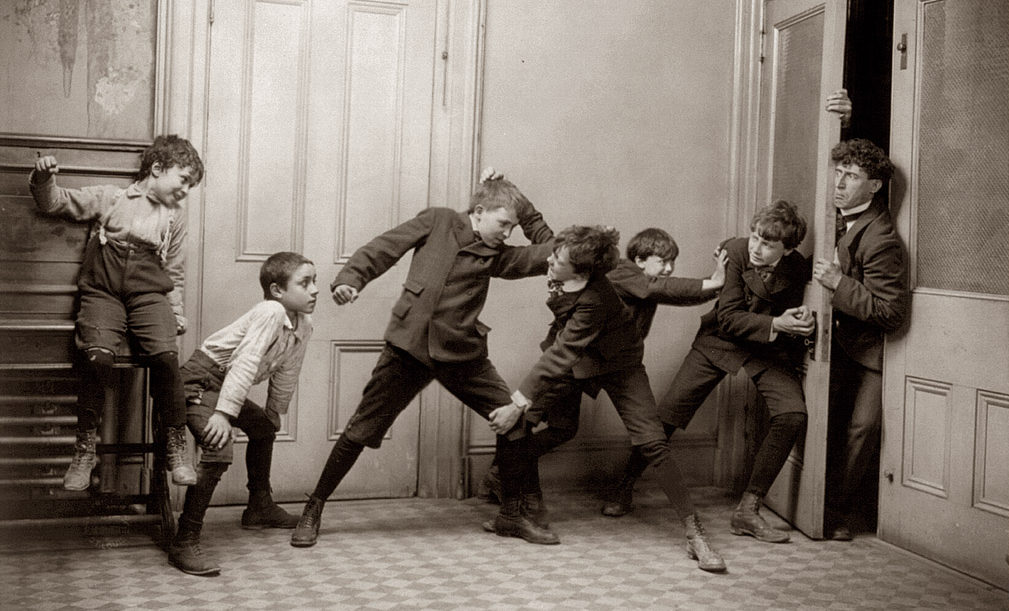
#> input picture drafts/kids_in_the_hall.jpg, 1009 x 611 px
$ jupyter execute --allow-errors blogpost.ipynb
#> lines starting #> are read from the running program, lines starting #| are printed output that depends on the picture
### drafts/boundingbox.py
class BoundingBox:

    """Rectangular bounding box"""

    def __init__(self, left, top, right, bottom):
        if top > bottom or left > right:
            raise ValueError(
                'Width and height must be greater than zero')
        self.left = left
        self.top = top
        self.right = right
        self.bottom = bottom

    # [6 lines left out: function __repr__, not called in this run]

    def __add__(self, other):
        """BoundingBox containing both boxes"""
        return self.__class__(
            left=min(self.left, other.left),
            top=min(self.top, other.top),
            right=max(self.right, other.right),
            bottom=max(self.bottom, other.bottom),
        )

    def __radd__(self, other):
        return self

    def __and__(self, other):
        """Intersection"""
        return self.__class__(
            left=max(self.left, other.left),
            top=max(self.top, other.top),
            right=min(self.right, other.right),
            bottom=min(self.bottom, other.bottom),
        )

    def __contains__(self, point):
        return (self.top <= point[0] <= self.bottom and
                self.left <= point[1] <= self.right)

    def __mul__(self, factor):
        """Multiply all dimensions by factor"""
        x, y = self.center
        w, h = self.width * factor, self.height * factor
        return self.__class__(
            left=x - w / 2,
            top=y - h / 2,
            right=x + w / 2,
            bottom=y + h / 2,
        )

    @property
    def width(self):
        return self.right - self.left

    # [4 lines left out: function width, not called in this run]

    @property
    def height(self):
        return self.bottom - self.top

    # [14 lines left out: functions height, diagonal, ratio, not called in this run]

    @property
    def size(self):
        """Area of BoundingBox"""
        return self.width * self.height

    @property
    def center(self):
        """Center point of box (x, y)"""
        return (self.right + self.left) / 2, (self.bottom + self.top) / 2

    @property
    def geometry(self):
        return self.left, self.top, self.right, self.bottom

    # [33 lines left out: functions inside, outside, not called in this run]


class ImageBoundingBox(BoundingBox):

    """Bounding box with absolute pixel values"""

    # [11 lines left out: function from_relative, not called in this run]

    def to_relative(self, image_width, image_height, contain=True):
        """Convert to a RelativeBoundingBox"""
        box = BoundingBox(
            left=self.left / image_width,
            top=self.top / image_height,
            right=self.right / image_width,
            bottom=self.bottom / image_height,
        )
        if contain:
            box &= BoundingBox(0, 0, 1, 1)

        return box

### drafts/nodewrapper.py
import subprocess
import json

def bundle(js='cli.bundle.js', **props):
    return subprocess.check_output(
        ['node', js, json.dumps(props)],
        universal_newlines=True,
    )

def css(fn='cli.css'):
    with open(fn) as fp:
        return '<style>{}</style>'.format(fp.read())

### drafts/blogpost.ipynb
[cell 1]
import cv2
from boundingbox import BoundingBox, ImageBoundingBox

[cell 2]
class BaseCropEngine:

    def __init__(self, padding=0.6):
        self.bounds = BoundingBox(0, 0, 1, 1) * padding

    @staticmethod
    def opencv_image(image_file, size, color=cv2.COLOR_BGR2GRAY):
        cvimg = cv2.imread(image_file)
        height, width = cvimg.shape[:2]
        if width > height:
            height, width = size * height // width, size
        else:
            height, width = size, size * width // height
        cvimg = cv2.resize(cvimg, (width, height))
        return cv2.cvtColor(cvimg, color)

    def find_features(self, image_file):
        return [self.bounds, self.bounds * 0.5]


class FeatureCropEngine(BaseCropEngine):

    def __init__(self, n=10, padding=1.2, size=200, extra_kwargs=None):
        self.imagesize = size
        self.padding = padding
        arguments = dict(
            nfeatures=n,
            scaleFactor=1.5,
            patchSize=self.imagesize // 10,
            edgeThreshold=self.imagesize // 10,
            WTA_K=2,
            scoreType=cv2.ORB_FAST_SCORE,
        )
        if extra_kwargs:
            arguments.update(extra_kwargs)
        self.feature_detector = cv2.ORB_create(**arguments)

    def find_features(self, image_file):
        cvimg = self.opencv_image(
            image_file, self.imagesize)
        height, width = cvimg.shape[:2]
        keypoints, desc = self.feature_detector.detectAndCompute(
            image=cvimg, mask=None)

        def keyfunc(kp):
            return kp.size * kp.response ** 2
        keypoints = sorted(
            keypoints,  key=keyfunc, reverse=True)

        boxes = []
        for keypoint in keypoints:
            radius = keypoint.size / 2
            x = keypoint.pt[0]
            y = keypoint.pt[1]
            box = ImageBoundingBox(
                left=x - radius,
                top=y - radius,
                right=x + radius,
                bottom=y + radius,
            )
            box *= self.padding
            box = box.to_relative(width, height)
            box.title = 'detail v:{k.response} r:{k.size}'.format(
                k=keypoint)
            boxes.append(box)

        return boxes


class FaceCropEngine(BaseCropEngine):

    cascade_files = '/usr/share/opencv/haarcascades/haarcascade_{}.xml'
    default_classifiers = [
        'frontalface_default', 'profileface']

    def __init__(self, classifiers=None, n=100, size=400, padding=1.3):
        if classifiers is None:
            classifiers = self.default_classifiers[:]
        self.classifiers = {}
        for name in classifiers:
            cascade_file = self.cascade_files.format(name)
            self.classifiers[name] = cv2.CascadeClassifier(cascade_file)

        self.imagesize = size
        self.minsize = (self.imagesize // 15,
                        self.imagesize // 15)
        self.padding = padding
        self.number = n

    def find_features(self, image_file):
        cvimg = self.opencv_image(
            image_file, self.imagesize)
        height, width = cvimg.shape[:2]
        boxes = []

        for name, classifier in self.classifiers.items():
            faces = classifier.detectMultiScale(
                cvimg,
                minSize=self.minsize,
                minNeighbors=8,
            )
            for l, t, w, h in faces:
                box = ImageBoundingBox(
                    left=l, top=t, right=l + w, bottom=t + h)
                box *= self.padding
                box = box.to_relative(width, height)
                box.title = name
                boxes.append(box)

        boxes = sorted(
            boxes, key=lambda b: -b.size)
        return boxes[:self.number]


class HybridEngine(BaseCropEngine):

    def __init__(self, padding=1.3):
        self.face_engine = FaceCropEngine(padding=padding)
        self.feature_engine = FeatureCropEngine(
            padding=padding)
        self.extra_engine = FeatureCropEngine(
            n=5, padding=padding / 2)

    def find_features(self, image_file, plot=None):
        features = self.face_engine.find_features(
            image_file)
        if not features:
            return self.feature_engine.find_features(image_file)
        if sum(features).size < 0.15:
            features += self.extra_engine.find_features(
                image_file)
        return features

[cell 3]
from PIL import Image
from nodewrapper import bundle, css
from IPython.display import HTML

[cell 4]
def croppify(image_file):
    resize = 1000, 1000
    crop_engine = HybridEngine()
    image = Image.open(image_file).convert('RGB')
    image.thumbnail(resize)
    features = crop_engine.find_features(image_file)
    crop = features_to_reactcrop(features)
    return bundle(
        src=image_file,
        crop=crop,
        features=[serialize_feature(f) for f in features],
    )

def serialize_feature(feature):
    x, y = feature.center
    try:
        title = feature.title
    except AttributeError:
        title = 'no title'
    return {
        'x': feature.left,
        'y': feature.top,
        'width': feature.width,
        'height': feature.height,
        'size': feature.size,
        'title': title,
    }

def features_to_reactcrop(features):
    bounding_box = sum(features)
    x, y = features[0].center
    return {
        'h': [bounding_box.left, x, bounding_box.right],
        'v': [bounding_box.top, y, bounding_box.bottom],
    }

#> (the rest of this cell did not finish here and is left out)

[cell 5]
HTML( croppify('kids_in_the_hall.jpg'))
#> in croppify, image is the input picture: PIL image 1009x611 RGB; mean R, G, B 125.5, 115.2, 106.2
#> the loop in find_features, `for name, classifier in self.classifiers.items():` made 2 passes
#> faces on pass 1: [[83, 75, 87, 87]]
#> after the loop in find_features, `for name, classifier in self.classifiers.items():`: boxes = 1 item
#> call 2 of opencv_image, with image_file = 'kids_in_the_hall.jpg', size = 200, color = 6
#> in opencv_image (call 2), `cvimg = cv2.resize(cvimg, (width, height))`:
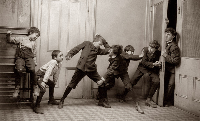
#> cvimg: shape (121, 200, 3); mean B, G, R 106.1, 115.1, 125.4
#> in find_features, `keypoints, desc = self.feature_detector.detectAndCompute( image=cvimg,..`: keypoints = 6 keypoints; (x, y, size): (130, 61, 20), (99, 55, 20), (85, 76, 20), (86, 76, 30), (148, 47, 45), (112, 56, 45)
#> the loop in find_features, `for keypoint in keypoints:` made 6 passes
#> after the loop in find_features, `for keypoint in keypoints:`: boxes = 6 items
#> in find_features, `features += self.extra_engine.find_features( image_file)`: features = 7 items
#> in features_to_reactcrop, `x, y = features[0].center`: x = 0.316; y = 0.49
#> in croppify, `crop = features_to_reactcrop(features)`: crop = {'h': [0.175, 0.316, 0.816], 'v': [0.256, 0.49, 0.723]}
#> in serialize_feature, `x, y = feature.center`: x = 0.316; y = 0.49
#> in serialize_feature, `title = feature.title`: title = 'frontalface_default'
#> (the call stopped at in bundle, `return subprocess.check_output( ['node', js, json.dumps(props)], unive..`: subprocess is not available in this run)

[cell 6]
HTML( croppify('11-NYH-nyhklarefors-06-SGS.jpg'))
#> call 2 of croppify, with image_file = '11-NYH-nyhklarefors-06-SGS.jpg'
#> in croppify (call 2), `resize = 1000, 1000`: resize = (1000, 1000)
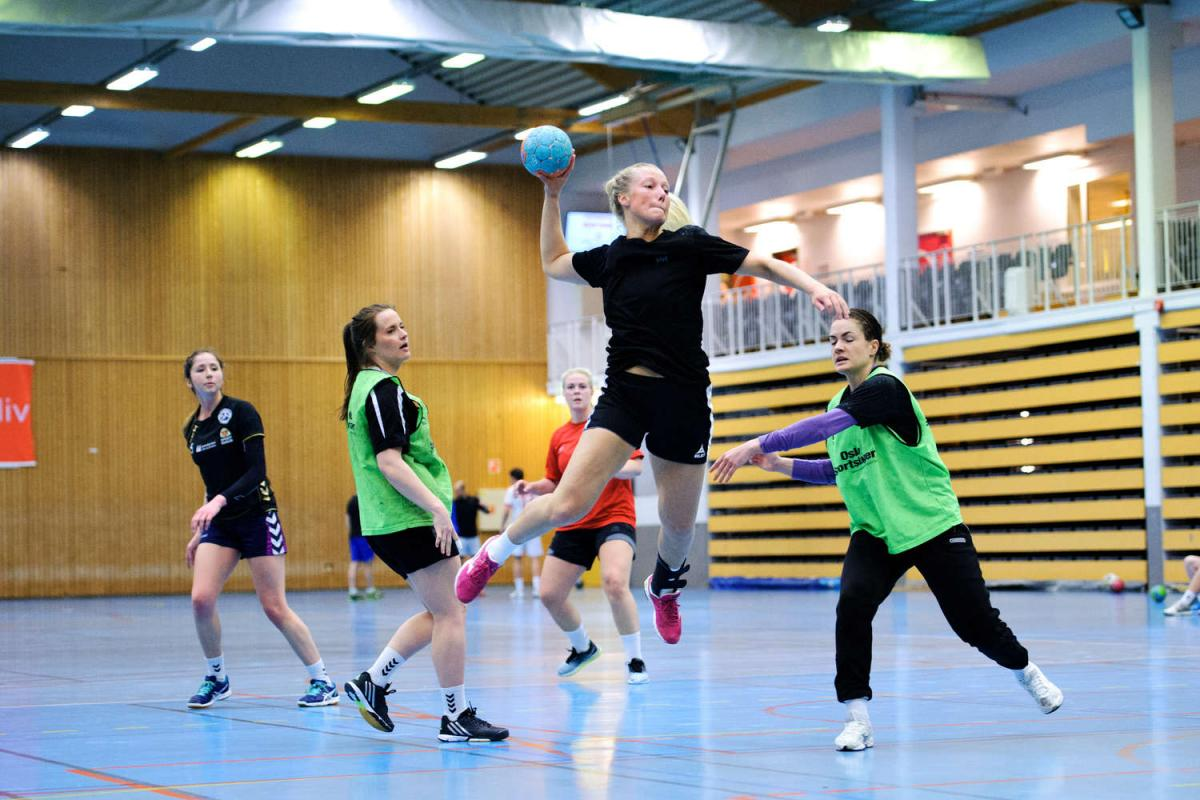
#> input picture drafts/11-NYH-nyhklarefors-06-SGS.jpg, 1200 x 800 px
#> in croppify, image is the input picture: PIL image 1200x800 RGB; mean R, G, B 138.4, 139.9, 133.3
#> call 4 of opencv_image, with image_file = '11-NYH-nyhklarefors-06-SGS.jpg', size = 200, color = 6
#> in opencv_image (call 4), `return cv2.cvtColor(cvimg, color)`:
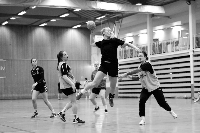
#> returned value: shape (133, 200); min 0, max 255, mean 138.5
#> in find_features (call 2), `keypoints, desc = self.feature_detector.detectAndCompute( image=cvimg,..`: keypoints = 7 keypoints; (x, y, size): (35, 83, 20), (63, 70, 20), (34, 84, 30), (66, 66, 20), (117, 48, 30), (117, 50, 45), (99, 45, 45)
#> the loop in find_features (call 2), `for keypoint in keypoints:` made 7 passes
#> in croppify (call 2), `crop = features_to_reactcrop(features)`: crop = {'h': [0.075, 0.585, 0.731], 'v': [0.118, 0.372, 0.778]}
#> (the call stopped at in bundle, `return subprocess.check_output( ['node', js, json.dumps(props)], unive..`: subprocess is not available in this run)

[cell 7]
HTML(croppify('11-NYH-nyhklarefors-01-SGS.jpg'))
#> call 3 of croppify, with image_file = '11-NYH-nyhklarefors-01-SGS.jpg'
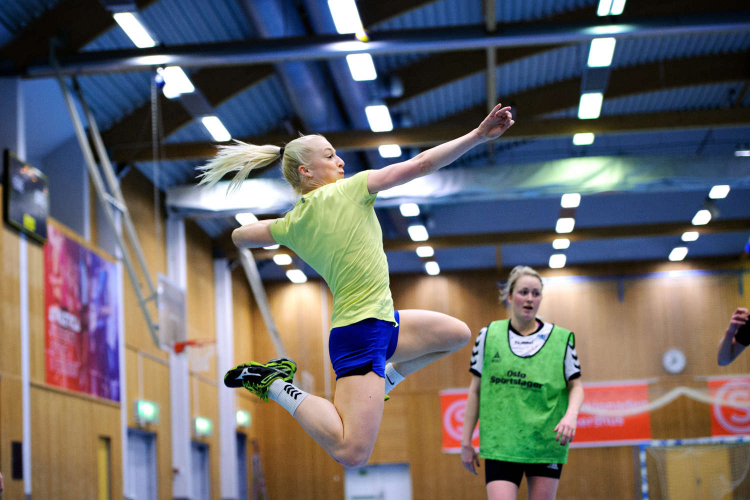
#> input picture drafts/11-NYH-nyhklarefors-01-SGS.jpg, 1500 x 1000 px (shown at 1/2 size)
#> in croppify, image is the input picture: PIL image 1500x1000 RGB; mean R, G, B 107.1, 105, 105.6
#> in croppify (call 3), `image.thumbnail(resize)`:
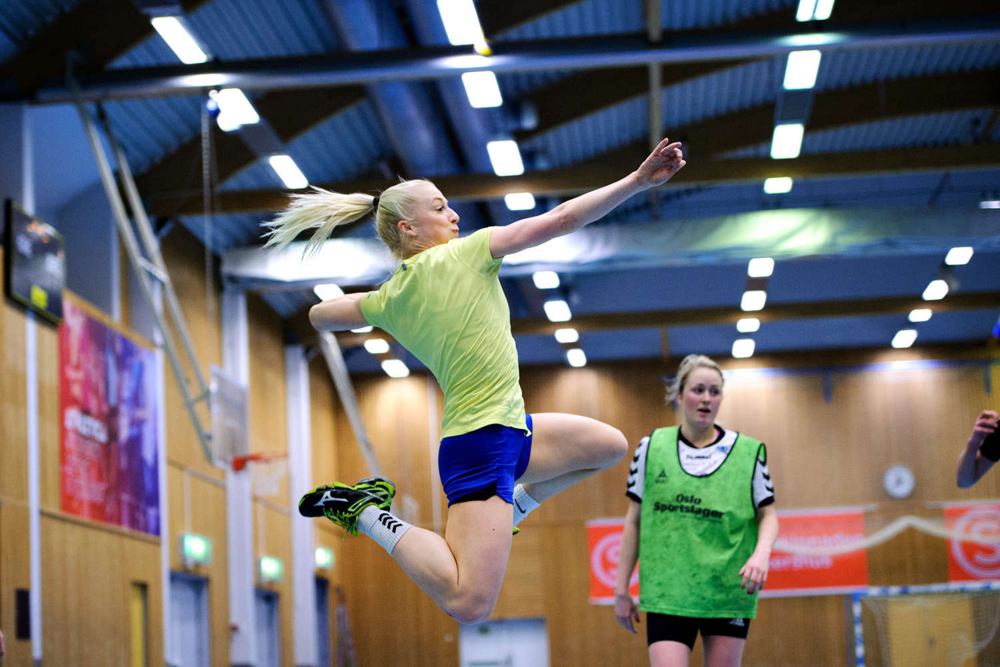
#> image: PIL image 1000x667 RGB; mean R, G, B 107.1, 105, 105.6
#> in opencv_image (call 6), `return cv2.cvtColor(cvimg, color)`:
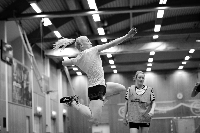
#> returned value: shape (133, 200); min 0, max 255, mean 105.5
#> in find_features (call 3), `keypoints, desc = self.feature_detector.detectAndCompute( image=cvimg,..`: keypoints = 8 keypoints; (x, y, size): (45, 24, 20), (43, 22, 20), (109, 61, 20), (50, 23, 20), (156, 36, 30), (54, 32, 30), (148, 58, 45), (72, 56, 45)
#> in croppify (call 3), `features = crop_engine.find_features(image_file)`: features = 8 items
#> in croppify (call 3), `crop = features_to_reactcrop(features)`: crop = {'h': [0.15, 0.742, 0.889], 'v': [0.0677, 0.44, 0.66]}
#> (the call stopped at in bundle, `return subprocess.check_output( ['node', js, json.dumps(props)], unive..`: subprocess is not available in this run)

[cell 8]
HTML(croppify('10-KUL-kulkantinesa-01-SGS.jpg'))
#> call 4 of croppify, with image_file = '10-KUL-kulkantinesa-01-SGS.jpg'
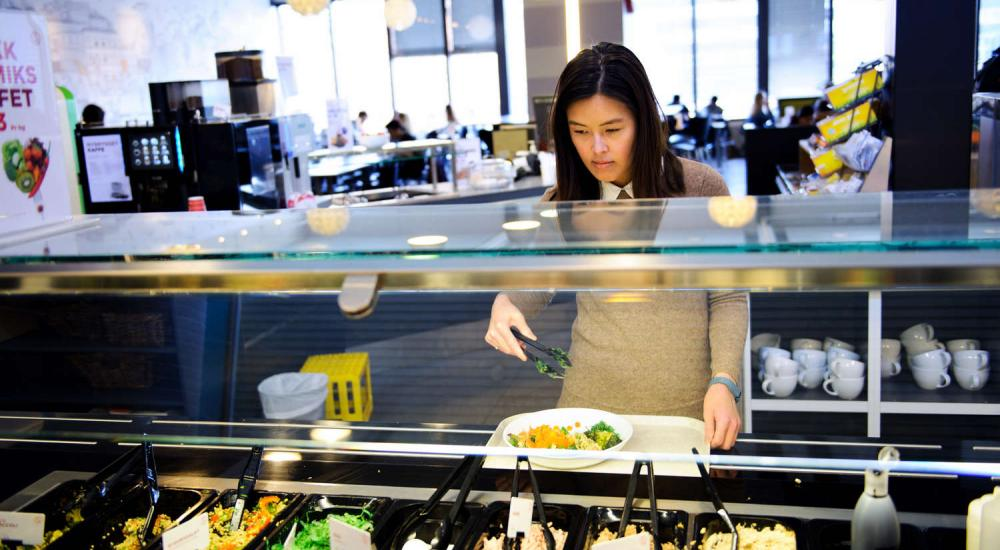
#> input picture drafts/10-KUL-kulkantinesa-01-SGS.jpg, 1000 x 550 px
#> in croppify, image is the input picture: PIL image 1000x550 RGB; mean R, G, B 118.8, 119.3, 119
#> in opencv_image (call 7), `return cv2.cvtColor(cvimg, color)`:
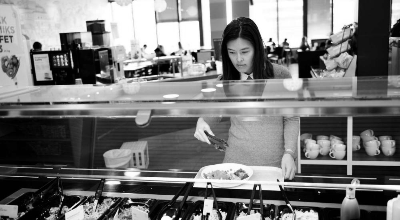
#> returned value: shape (220, 400); min 0, max 255, mean 119.1
#> in opencv_image (call 8), `cvimg = cv2.resize(cvimg, (width, height))`:
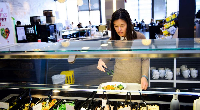
#> cvimg: shape (110, 200, 3); mean B, G, R 118.8, 119.2, 118.6
#> in opencv_image (call 8), `return cv2.cvtColor(cvimg, color)`:
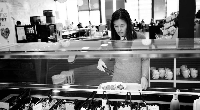
#> returned value: shape (110, 200); min 0, max 255, mean 119
#> (the call stopped at in bundle, `return subprocess.check_output( ['node', js, json.dumps(props)], unive..`: subprocess is not available in this run)
